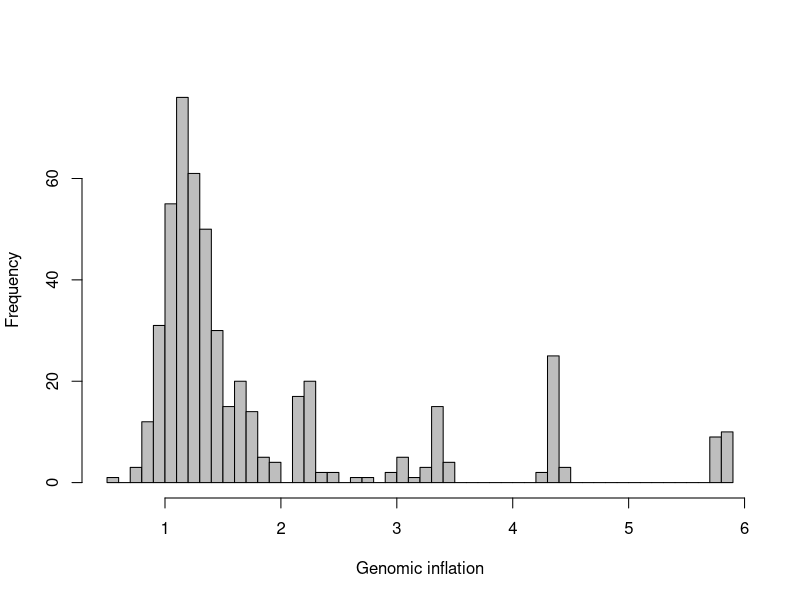

Recreate this plot in R.
library(ggplot2)

a <- read.table("../../investigation/data/total_analysis_data.txt", he=T)

pdf("figures/lambda.pdf")
hist(a$lambdaC, xlab="Genomic inflation", breaks=50, main=NULL, col="grey")
dev.off()
